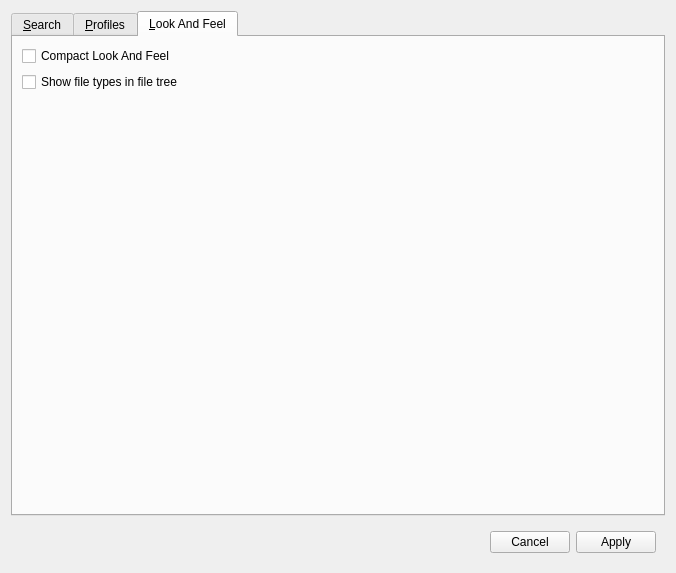
<?xml version="1.0" encoding="UTF-8"?>
<ui version="4.0">
 <class>ConfigWidget</class>
 <widget class="QWidget" name="ConfigWidget">
  <property name="geometry">
   <rect>
    <x>0</x>
    <y>0</y>
    <width>676</width>
    <height>573</height>
   </rect>
  </property>
  <property name="windowTitle">
   <string>Settings</string>
  </property>
  <layout class="QVBoxLayout" name="verticalLayout_3">
   <item>
    <widget class="QTabWidget" name="tabWidget">
     <property name="tabPosition">
      <enum>QTabWidget::North</enum>
     </property>
     <property name="tabShape">
      <enum>QTabWidget::Rounded</enum>
     </property>
     <property name="currentIndex">
      <number>2</number>
     </property>
     <widget class="QWidget" name="tab_2">
      <attribute name="title">
       <string>&amp;Search</string>
      </attribute>
      <layout class="QFormLayout" name="formLayout_2">
       <property name="horizontalSpacing">
        <number>15</number>
       </property>
       <item row="0" column="0">
        <widget class="QLabel" name="label_2">
         <property name="text">
          <string>&amp;Regular Expression Format</string>
         </property>
         <property name="buddy">
          <cstring>regexFormatBox</cstring>
         </property>
        </widget>
       </item>
       <item row="0" column="1">
        <widget class="QComboBox" name="regexFormatBox">
         <item>
          <property name="text">
           <string>Simple (Wildcards)</string>
          </property>
         </item>
         <item>
          <property name="text">
           <string>Full (Perl-like)</string>
          </property>
         </item>
        </widget>
       </item>
      </layout>
     </widget>
     <widget class="QWidget" name="tab">
      <attribute name="title">
       <string>&amp;Profiles</string>
      </attribute>
      <layout class="QVBoxLayout" name="verticalLayout">
       <item>
        <widget class="QWidget" name="widget" native="true">
         <layout class="QFormLayout" name="formLayout">
          <property name="fieldGrowthPolicy">
           <enum>QFormLayout::ExpandingFieldsGrow</enum>
          </property>
          <property name="horizontalSpacing">
           <number>15</number>
          </property>
          <item row="0" column="0">
           <widget class="QLabel" name="label">
            <property name="text">
             <string>Selected Profile</string>
            </property>
            <property name="buddy">
             <cstring>profileBox</cstring>
            </property>
           </widget>
          </item>
          <item row="0" column="1">
           <widget class="QComboBox" name="profileBox"/>
          </item>
         </layout>
        </widget>
       </item>
       <item>
        <widget class="QGroupBox" name="groupBox">
         <property name="sizePolicy">
          <sizepolicy hsizetype="Preferred" vsizetype="Preferred">
           <horstretch>0</horstretch>
           <verstretch>1</verstretch>
          </sizepolicy>
         </property>
         <property name="title">
          <string>Profile Settings</string>
         </property>
         <property name="flat">
          <bool>false</bool>
         </property>
         <property name="checkable">
          <bool>false</bool>
         </property>
         <layout class="QVBoxLayout" name="verticalLayout_2">
          <item>
           <widget class="ProfileConfigWidget" name="profileWidget" native="true"/>
          </item>
         </layout>
        </widget>
       </item>
      </layout>
     </widget>
     <widget class="QWidget" name="tab_3">
      <attribute name="title">
       <string>&amp;Look And Feel</string>
      </attribute>
      <layout class="QVBoxLayout" name="verticalLayout_4">
       <item>
        <widget class="QCheckBox" name="compactBox">
         <property name="text">
          <string>Compact Look And Feel</string>
         </property>
        </widget>
       </item>
       <item>
        <widget class="QCheckBox" name="fileTypesInTreeBox">
         <property name="text">
          <string>Show file types in file tree</string>
         </property>
        </widget>
       </item>
       <item>
        <spacer name="verticalSpacer">
         <property name="orientation">
          <enum>Qt::Vertical</enum>
         </property>
         <property name="sizeHint" stdset="0">
          <size>
           <width>20</width>
           <height>40</height>
          </size>
         </property>
        </spacer>
       </item>
      </layout>
     </widget>
    </widget>
   </item>
   <item>
    <widget class="QWidget" name="widget_2" native="true">
     <property name="sizePolicy">
      <sizepolicy hsizetype="Preferred" vsizetype="Preferred">
       <horstretch>0</horstretch>
       <verstretch>0</verstretch>
      </sizepolicy>
     </property>
     <layout class="QHBoxLayout" name="horizontalLayout">
      <item>
       <spacer name="horizontalSpacer">
        <property name="orientation">
         <enum>Qt::Horizontal</enum>
        </property>
        <property name="sizeHint" stdset="0">
         <size>
          <width>40</width>
          <height>20</height>
         </size>
        </property>
       </spacer>
      </item>
      <item>
       <widget class="QPushButton" name="cancelButton">
        <property name="text">
         <string>Cancel</string>
        </property>
       </widget>
      </item>
      <item>
       <widget class="QPushButton" name="applyButton">
        <property name="text">
         <string>Apply</string>
        </property>
       </widget>
      </item>
     </layout>
    </widget>
   </item>
  </layout>
 </widget>
 <customwidgets>
  <customwidget>
   <class>ProfileConfigWidget</class>
   <extends>QWidget</extends>
   <header location="global">ProfileConfigWidget.h</header>
   <container>1</container>
  </customwidget>
 </customwidgets>
 <resources/>
 <connections/>
</ui>
